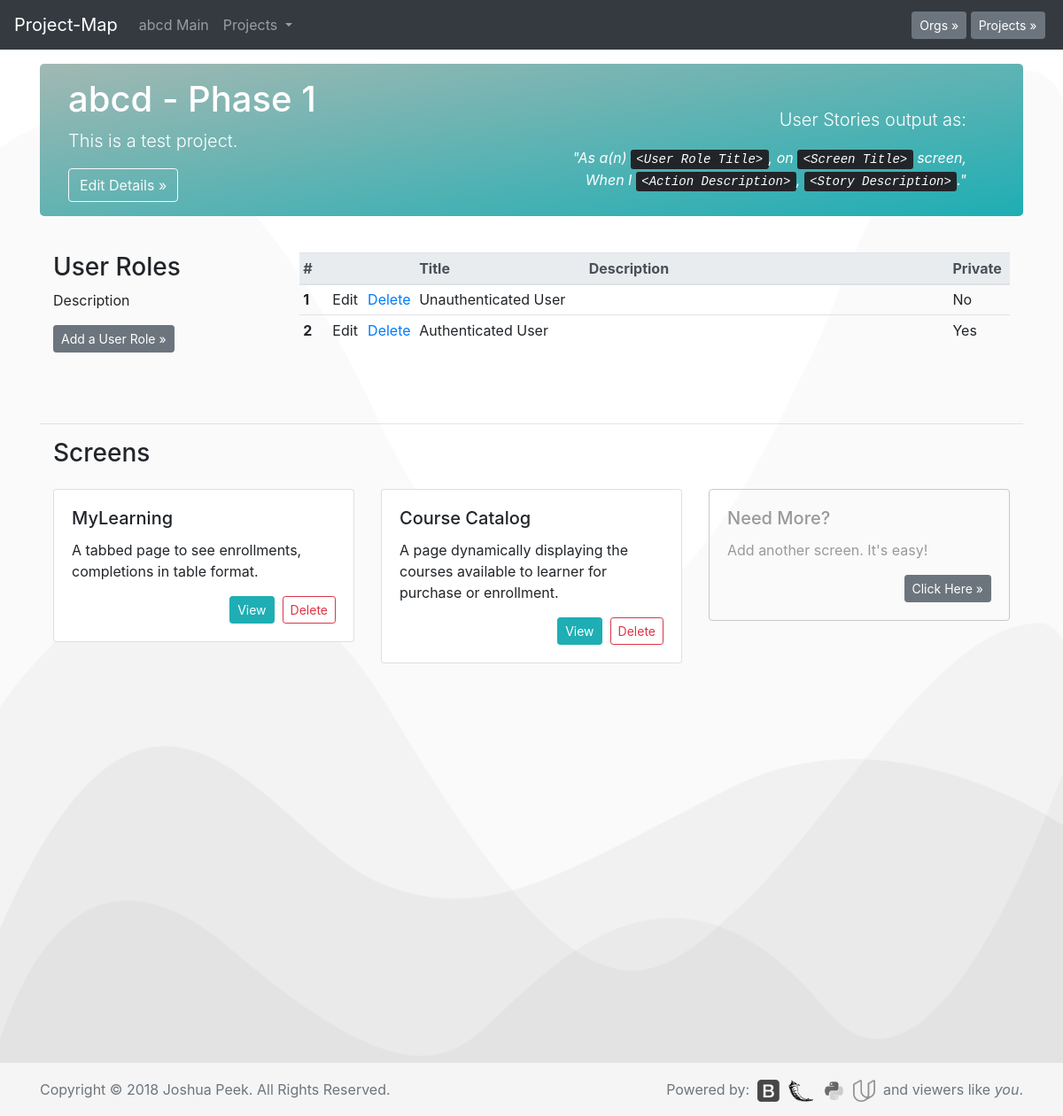
Page /o?1&p?1 on the committed database.
### database_setup.py (models this page shows, shortened)
class Org(Base):
    __tablename__ = 'org'
    id = Column(Integer, primary_key=True)
    title = Column(String(250), nullable=False)
    description = Column(String(500))

class Project(Base):
    __tablename__ = 'project'
    id = Column(Integer, primary_key=True)
    title = Column(String(250), nullable=False)
    description = Column(String(500))
    org_id = Column(Integer, ForeignKey('org.id'))
    org = relationship(Org)

class Role(Base):
    __tablename__ = 'role'
    id = Column(Integer, primary_key=True)
    title = Column(String(250), nullable=False)
    description = Column(String(500))
    authRequired = Column(String(5))
    project_id = Column(Integer, ForeignKey('project.id'))
    project = relationship(Project)

class Screen(Base):
    __tablename__ = 'screen'
    id = Column(Integer, primary_key=True)
    title = Column(String(250), nullable=False)
    description = Column(String(500))
    project_id = Column(Integer, ForeignKey('project.id'))
    project = relationship(Project)

### app.py (the view)
@app.route('/o?<int:org_id>&p?<int:project_id>')
def projectPage(org_id, project_id):
    allorgs = session.query(Org).all()
    allprojects = session.query(Project).all()
    org = session.query(Org).filter_by(id=org_id).one()
    project = session.query(Project).filter_by(id=project_id).one()
    projects = session.query(Project).filter_by(org_id=org.id).all()
    roles = session.query(Role).filter_by(project_id=project.id).all()
    screens = session.query(Screen).filter_by(project_id=project.id).all()
    fgs = session.query(Functgroup).filter_by(project_id=project.id).all()
    functions = session.query(Function).filter_by(project_id=project.id).all()
    return render_template('project.html', org=org,
                           project=project, roles=roles,
                           screens=screens, fgs=fgs,
                           functions=functions, projects=projects,
                           allorgs=allorgs, allprojects=allprojects)

### templates/project.html (shortened to what this page needs)
<!doctype html>
<html lang="en">
  {% include "header.html" %}
  <body>
    {% include "menu.html" %}
    <main role="main" class="container">
      <div class="jumbotron" style="padding:1rem 2rem;">
        <div style="float:right;text-align:right;padding:2rem;">
          <p class=lead>User Stories output as:</p>
          <i>"As a(n) <kbd>&lt;User Role Title&gt;</kbd>, on <kbd>&lt;Screen Title&gt;</kbd> screen,<br>
          When I <kbd>&lt;Action Description&gt;</kbd>, <kbd>&lt;Story Description&gt;</kbd>."</i>
        </div>
        <h1>{{org.title}} - {{project.title}}</h1>
        <p class="lead">{{project.description}}</p>
        <button type="button" class="btn btn-md btn btn-outline-light" data-toggle="modal" data-target="#edit-project-details">Edit Details &raquo;</button>
      </div>
<div class="container">
  <div class="row">
    <div class="col-md-8 mb-2 mx-auto">
    </div>
  </div>
</div>
      <div class="container">
        <div class="row">
          <div class="col-md-3">
            <h3>User Roles</h3>
              <p>Description</p>
              <p><button type="button" class="btn btn-secondary btn-sm" data-toggle="modal" data-target="#add-role">Add a User Role &raquo;</button></p>
                <br>
              <br>
          </div>
          <div class="col-md-9">
            <table class="table table-responsive table-sm table-hover" width="100%">
              <thead class="thead-light">
                <tr>
                  <th scope="col" width="35px">#</th>
                  <th scope="col" width="40px"></th>
                  <th scope="col" width="40px"></th>
                  <th scope="col" width="200px">Title</th>
                  <th scope="col" width="457px">Description</th>
                  <th scope="col" width="70px">Private</th>
                </tr>
              </thead>
              <tbody>
                {% for i in roles %}
                <tr>
                  <th scope="row">{{loop.index}}</th>
                  <td>Edit</td>
                  <td><a href="{{url_for('delRole', role_id = i.id)}}">Delete</a></td>
                  <td>{{i.title}}</td>
                  <td>{{i.description}}</td>
                  <td>{{i.authRequired}}</td>
                </tr>
                {% endfor %}
              </tbody>
            </table>
          </div>
        </div>
      </div>
      <hr>
      <div class="container">
        <div class="row">
          <div class="col-md-12 mb-3">
            <h3>Screens</h3>
          </div>
        </div>
        <div class="row">
          {% for i in screens %}
          <div class="col-md-4" style="margin-bottom:2rem;">
            <div class="card">
              <div class="card-body">
                <h5 class="card-title">{{i.title}}</h5>
                <p class="card-text">{{i.description}} {% if authRequired is defined %}<i>(Private: {{i.authRequired}})</i>{% endif %}</p>
                <span style="float:right;"><a href="#" class="btn btn-sm btn-primary">View</a>&nbsp;
                <a href="{{url_for('delScreen', screen_id = i.id)}}" class="btn btn-sm btn-outline-danger">Delete</a></span>
              </div>
            </div>
          </div>
          {% endfor %}
          <div class="col-md-4" style="margin-bottom:2rem;">
            <div class="card" style="background-clip: text;color: #999;border: 1px solid #C9C9C9;">
              <div class="card-body">
                <h5 class="card-title">Need More?</h5>
                <p class="card-text">Add another screen. It's easy!</p>
                <p><button type="button" class="btn btn-secondary btn-sm" data-toggle="modal" data-target="#add-screen" style="float:right;">Click Here &raquo;</button></p>
              </div>
            </div>
          </div>
        </div>
      </div>
    </main>
  {% include "footer.html" %}
  </body>
</html>

### templates/menu.html (shortened to what this page needs)
<nav class="navbar navbar-expand-md navbar-dark fixed-top bg-dark">
  <a class="navbar-brand" href="/">Project-Map</a>
  <div class="collapse navbar-collapse" id="navbarCollapse">
    <ul class="navbar-nav mr-auto">
      {% if org is defined %}
      <li class="nav-item">
        <a class="nav-link" href="{{url_for('orgPage', org_id=org.id)}}">
          {{org.title}} Main
        </a>
      </li>
      {% endif %}
      {% if projects is defined %}
      <li class="nav-item dropdown">
        <a class="nav-link dropdown-toggle" href="#" id="navbarDropdown" role="button" data-toggle="dropdown" aria-haspopup="true" aria-expanded="false">
          Projects
        </a>
      </li>
      {% endif %}
    </ul>
    {% if allorgs is defined %}
    <button type="button" class="btn btn-secondary btn-sm my-2 my-sm-0" data-toggle="modal" data-target="#org-select">Orgs &raquo;</button>&nbsp;
    {% endif %}
    {% if allprojects is defined %}
    <button type="button" class="btn btn-secondary btn-sm my-2 my-sm-0" data-toggle="modal" data-target="#project-select">Projects &raquo;</button>&nbsp;
    {% endif %}
  </div>
</nav>

### rows in the picture
Org: title "abcd"
Project: title "Phase 1", description "This is a test project."
Role: title "Unauthenticated User", authRequired "No"
Role: title "Authenticated User", authRequired "Yes"
Screen: title "MyLearning", description "A tabbed page to see enrollments, completions in table format."
Screen: title "Course Catalog", description "A page dynamically displaying the courses available to learner for purchase or enrollment."
